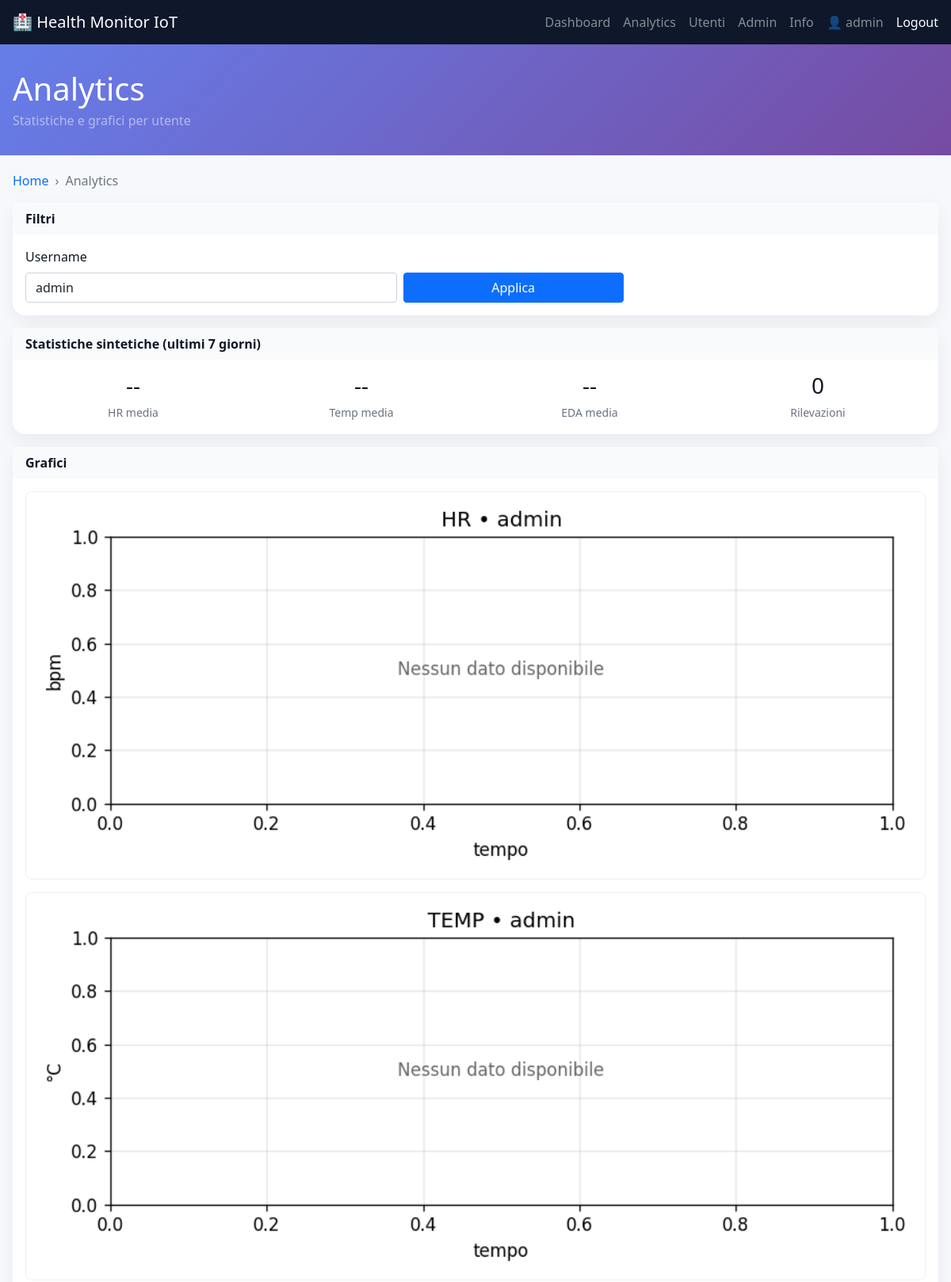
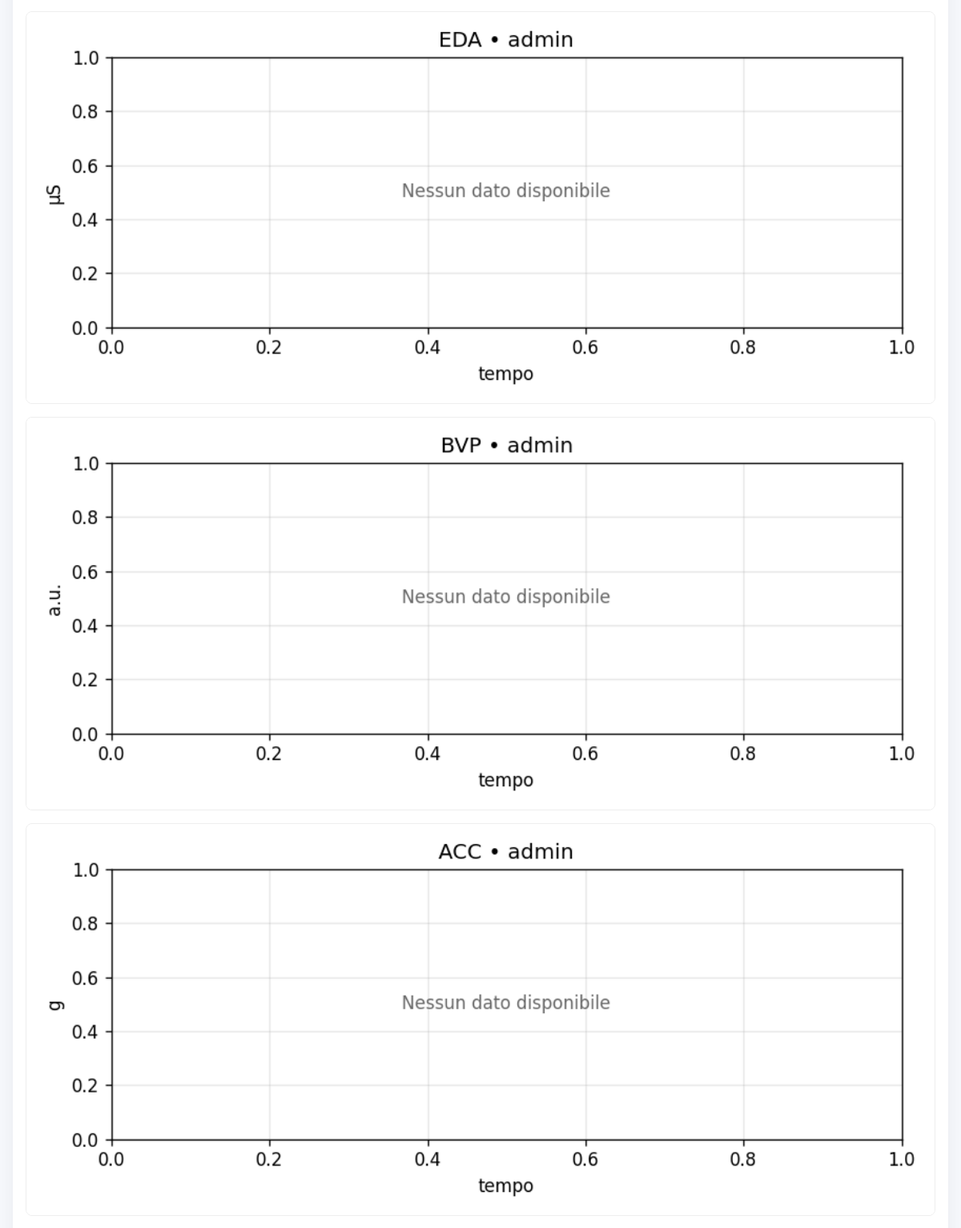
Screenshot of /analytics (signed in, upper part) with the database file from the repository (2 pictures, top to bottom).
### tables this page shows
CREATE TABLE users(
            id INTEGER PRIMARY KEY AUTOINCREMENT,
            username TEXT UNIQUE,
            email TEXT,
            password_hash TEXT,
            role TEXT DEFAULT 'user',
            created_at TIMESTAMP DEFAULT CURRENT_TIMESTAMP
        );

### app.py (the view)
@app.route('/analytics')
@login_required
def analytics():
    days = request.args.get('days', type=int, default=getattr(config, 'DEFAULT_PLOT_DAYS', 7))
    username = request.args.get('user_id') or current_user.username
    if (not current_user.is_admin()) and username != current_user.username:
        flash('Accesso negato')
        return redirect(url_for('dashboard'))
    stats_window = _window_stats(username, days)
    stats_avg, stats_total = last_week_stats(username)
    stats_week, total_week = stats_by_window(7, username)
    stats_month, total_month = stats_by_window(30, username)
    return render_template(
        'analytics.html',
        stats_window=stats_window, days=days,
        target_username=username, stats_avg=stats_avg, stats_total=stats_total,
        stats_week=stats_week, total_week=total_week,
        stats_month=stats_month, total_month=total_month
    )

### analytics.py (called while the page is built)
def stats_by_window(days=7, username=None):
    start_ts = time.time() - days*24*3600  # secondi
    params = ()
    user_clause = ''
    if username:
        user_clause = ' AND username=?'
        params = (username,)
    rows = query_all(f"""
        SELECT sensor, AVG(value) as avg_v, COUNT(*) as n
        FROM readings
        WHERE timestamp >= ? {user_clause}
        GROUP BY sensor
    """, (start_ts,) + params)
    out = {r['sensor']: r['avg_v'] for r in rows}
    total = sum(r['n'] for r in rows) if rows else 0
    return out, total

def last_week_stats(username=None):
    week_ago = time.time() - 7*24*3600
    params = ()
    user_clause = ''
    if username:
        user_clause = ' AND username=?'
        params = (username,)
    rows = query_all(f"""
        SELECT sensor, AVG(value) as avg_v, COUNT(*) as n
        FROM readings
        WHERE timestamp >= ? {user_clause}
        GROUP BY sensor
    """, (week_ago,) + params)
    out = {r['sensor']: r['avg_v'] for r in rows}
    total = sum(r['n'] for r in rows) if rows else 0
    return out, total

### app.py (called while the page is built, shortened)
@login_manager.user_loader
def load_user(user_id):
    row = query_one('SELECT * FROM users WHERE id=?', (user_id,))
    if not row:
        return None
    return User(row['id'], row['username'], row['email'], row['role'])

def _window_stats(usernames, days):
    if not isinstance(usernames, (list, tuple)):
        usernames = [usernames]
    start_ts = time.time() - (days * 24 * 3600)
    placeholders = ",".join(["?"] * len(usernames))
    rows = query_all(
        f"SELECT sensor, value FROM readings "
        f"WHERE username IN ({placeholders}) AND timestamp>=?",
        tuple(usernames) + (start_ts,)
    )
    agg = {}
    out = {}
    return out

### auth.py (called while the page is built)
    def is_admin(self):
        return (self.role or '').lower() == 'admin'

### db.py (called while the page is built)
@contextmanager
def get_conn():
    con = sqlite3.connect(config.DATABASE_URL, check_same_thread=False)
    try:
        yield con
    finally:
        con.close()

def query_all(sql, params=()):
    with get_conn() as con:
        cur = con.cursor()
        cur.execute(sql, params)
        rows = cur.fetchall()
        cols = [d[0] for d in cur.description]
        return [dict(zip(cols, r)) for r in rows]

def query_one(sql, params=()):
    rows = query_all(sql, params)
    return rows[0] if rows else None

### templates/analytics.html (shortened to what this page needs)
{% extends 'base.html' %}
{% set title = 'Analytics' %}
{% set subtitle = 'Statistiche e grafici per utente' %}
{% block content %}
<div class="page-wrap">
  <nav aria-label="breadcrumb" class="mb-3">
    <ol class="breadcrumb"><li class="breadcrumb-item"><a href="/">Home</a></li><li class="breadcrumb-item active">Analytics</li></ol>
  </nav>
  <div class="card">
    <div class="card-header"><strong>Filtri</strong></div>
    <div class="card-body">
      <form method="get" action="/analytics" class="row g-2">
        <div class="col-md-5">
          <label class="form-label">Username</label>
          <input type="text" class="form-control" name="user_id" value="{{ target_username or '' }}" placeholder="es. alice">
        </div>
        <div class="col-md-3 align-self-end">
          <button class="btn btn-primary w-100" type="submit">Applica</button>
        </div>
      </form>
    </div>
  </div>
  <div class="card mt-3">
    <div class="card-header"><strong>Statistiche sintetiche (ultimi 7 giorni)</strong></div>
    <div class="card-body">
      <div class="row g-3 text-center kpi">
        <div class="col-6 col-md-3"><h2>{{ stats_avg.hr if stats_avg else '--' }}</h2><small>HR media</small></div>
        <div class="col-6 col-md-3"><h2>{{ stats_avg.temp if stats_avg else '--' }}</h2><small>Temp media</small></div>
        <div class="col-6 col-md-3"><h2>{{ stats_avg.eda if stats_avg else '--' }}</h2><small>EDA media</small></div>
        <div class="col-6 col-md-3"><h2>{{ stats_total or 0 }}</h2><small>Rilevazioni</small></div>
      </div>
    </div>
  </div>
  <div class="card mt-3">
    <div class="card-header"><strong>Grafici</strong></div>
    <div class="card-body">
      {% for s in ['hr','temp','eda','bvp','acc','ibi'] %}
        <div class="mb-3">
          <img class="plot" src="/plot/{{ s }}/{{ target_username }}.png?days={{ days }}" alt="{{ s }} plot">
        </div>
      {% endfor %}
    </div>
  </div>
</div>
{% endblock %}

### templates/base.html (shortened to what this page needs)
<!doctype html>
<html lang="it">
<head>
  <link href="https://cdn.jsdelivr.net/npm/bootstrap@5.1.3/dist/css/bootstrap.min.css" rel="stylesheet">
</head>
<body>
  <nav class="navbar navbar-dark">
    <div class="container-fluid page-wrap">
      <a class="navbar-brand fw-semibold" href="/">🏥 Health Monitor IoT</a>
      <div class="d-flex align-items-center gap-3">
        <a class="text-white-50" href="/dashboard">Dashboard</a>
        <a class="text-white-50" href="/analytics">Analytics</a>
        <a class="text-white-50" href="/users">Utenti</a>
        <a class="text-white-50" href="/admin">Admin</a>
        <a class="text-white-50" href="/about">Info</a>
        {% if current_user.is_authenticated %}
          <span class="text-white-50">👤 {{ current_user.username }}</span>
          <a class="text-white" href="/logout">Logout</a>
        {% else %}
          <a class="text-white" href="/login">Login</a>
        {% endif %}
      </div>
    </div>
  </nav>
  {% if title %}
  <div class="hero">
    <div class="page-wrap">
      <h1 class="mb-1">{{ title }}</h1>
      {% if subtitle %}<p class="mb-0 text-white-50">{{ subtitle }}</p>{% endif %}
    </div>
  </div>
  {% endif %}
  {% block content %}{% endblock %}
</body>
</html>

### templates/base.html (style rules this page uses)
:root { --brand:#764ba2; --brand2:#667eea; }
body { background: #f6f8fc; color: #111827; }
a { text-decoration: none; }
.navbar-dark { background: #0f172a !important; }
.hero { background: linear-gradient(135deg, #667eea 0%, #764ba2 100%); color: white; padding: 2rem 0; margin-bottom: 1.25rem; }
.page-wrap { max-width: 1200px; margin: 0 auto; padding: 0 16px; }
.card { border: none; border-radius: 1rem; box-shadow: 0 8px 24px rgba(0,0,0,0.06); }
.card-header { border: 0; background: #f8fafc; border-top-left-radius: 1rem; border-top-right-radius: 1rem; }
.breadcrumb { --bs-breadcrumb-divider: '›'; }
img.plot { width: 100%; max-width: 100%; height: auto; border-radius: .5rem; border: 1px solid #eee; }
.kpi h2 { font-size: 1.75rem; margin-bottom: .25rem; }
.kpi small { color: #6b7280; }

### rows the page displays
users: username "admin", user_id "admin", username (picture)

### other values shown
{{ title }} "Analytics"
{{ subtitle }} "Statistiche e grafici per utente"
{{ stats_avg.hr if stats_avg else '--' }} "--"
{{ stats_avg.temp if stats_avg else '--' }} "--"
{{ stats_avg.eda if stats_avg else '--' }} "--"
{{ stats_total or 0 }} "0"
